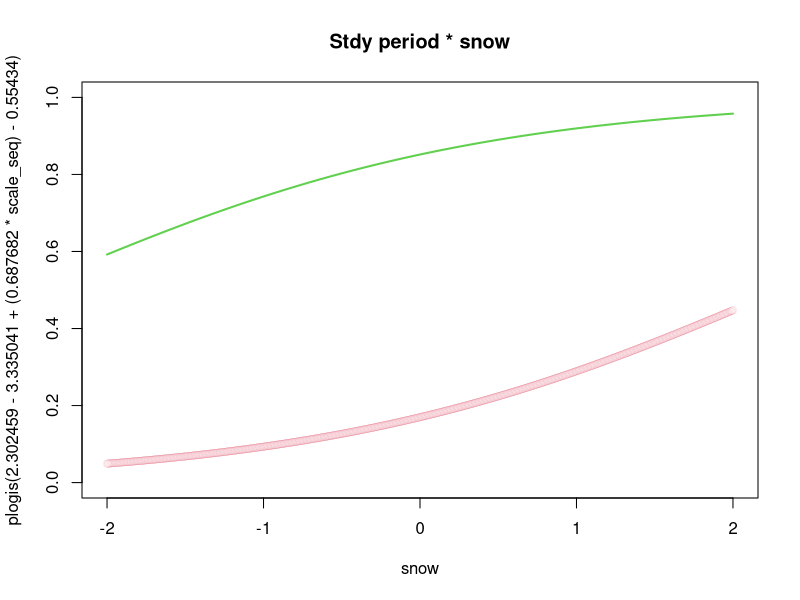
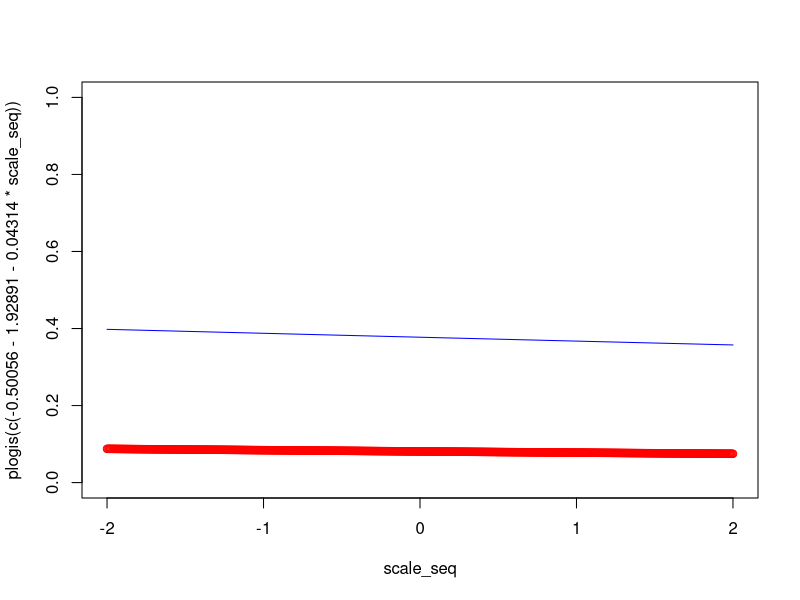
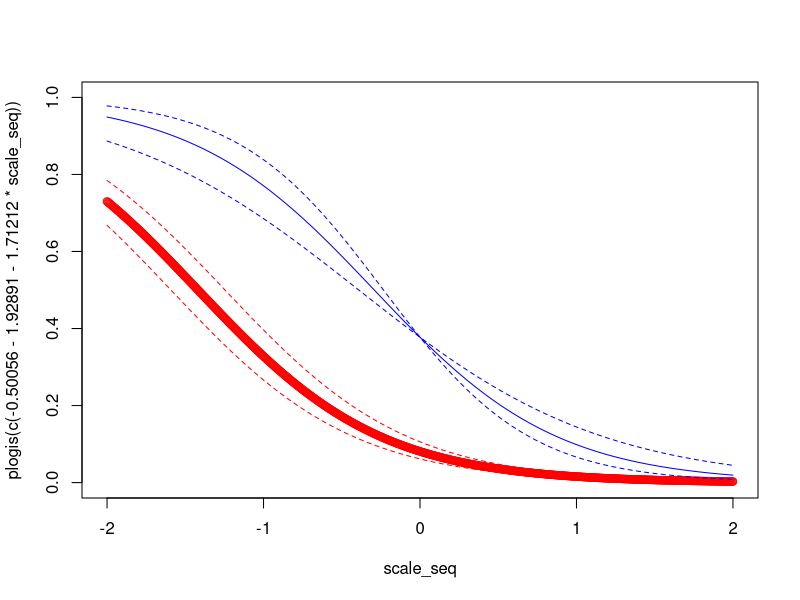

Reproduce these figures in R, in order.
scale_seq <- seq(-2, 2, .005)

# PART 1
# hunting season and active kill in territory
# early winter
plogis(c(2.302459 - 3.335041 - 0.22172,
         2.302459 - 3.335041,
         2.302459 - 0.22172,
         2.302459))
# late winter
plogis(c(2.302459 - 3.335041 - 0.22172 + 0.045225,
         2.302459 - 3.335041 + 0.045225,
         2.302459 - 0.22172 + 0.045225,
         2.302459 + 0.045225))


# examining interaction effect study_period*snow
# red = Late winter
# green = Early winter
plot(x = scale_seq,
     y = plogis(2.302459 - 3.335041 + (0.687682 * scale_seq) - 0.554340),
     main = "Stdy period * snow",
     xlab = "snow",
     ylim = c(0, 1),
     col = 2, lwd = 0.1)
lines(x = scale_seq, 
      y = plogis(2.302459 + (0.687682 * scale_seq) - 0.554340),
      col = 3, lwd = 2)
a <- 0.26064
b <- 0.08188
exp(a)
exp(a-1.96*b)
exp(a+1.96*b)
# PART 2
# hunting biomass and finding kill outside territory
# red = found a kill
plot(x = scale_seq,
     y = plogis(c(-0.50056 - 1.92891 - 0.04314 * scale_seq)),
     col = "red", ylim = c(0, 1))
lines(x = scale_seq,
      y = plogis(c(-0.50056 - 0.04314 * scale_seq)),
      col = "blue")


# hunting season and finding a kill outside territory
plogis(c(-0.50056 - 1.92891 + 1.03254, # kill, hunt
         -0.50056 - 1.92891, # kill, no hunt
         -0.50056 + 1.03254, # no kill, hunt 
         -0.50056)) # no kill, no hunt


# finding kill outside territory + distance from hunting
# red = found a kill
plot(x = scale_seq,
     y = plogis(c(-0.50056 -1.92891 -1.71212 * scale_seq)),
     col = "red", ylim = c(0, 1))
lines(x = scale_seq,
      y = plogis(c(-0.50056 -1.92891 + 0.29596 - 1.71212 * scale_seq)),
      col = "red", lty = 2)
lines(x = scale_seq,
      y = plogis(c(-0.50056 -1.92891 - 0.29596 - 1.71212 * scale_seq)),
      col = "red", lty = 2)
lines(x = scale_seq,
      y = plogis(c(-0.50056 - 1.71212 * scale_seq)),
      col = "blue")
lines(x = scale_seq,
      y = plogis(c(-0.50056 - (1.71212 + 0.43332) * scale_seq)),
      col = "blue", lty = 2)
lines(x = scale_seq,
      y = plogis(c(-0.50056 - (1.71212 - 0.43332) * scale_seq)),
      col = "blue", lty = 2)
